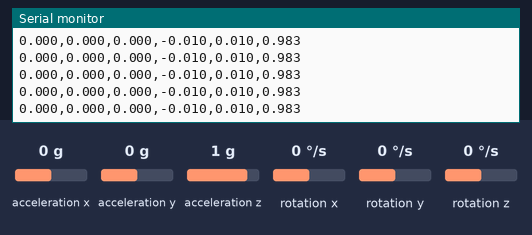
A sketch run on a simulated Arduino Uno, built with avr-gcc and run on an emulated ATmega328P. Shown: the last lines printed to the serial monitor. The test bench sets the inputs (shaded band); at power-on: acceleration x 0 g, acceleration y 0 g, acceleration z 1 g, rotation x 0 °/s, rotation y 0 °/s, rotation z 0 °/s.

Above: at 2.5 s.
2.6 s: acceleration x set to -1.4 g
At 2.81 s:
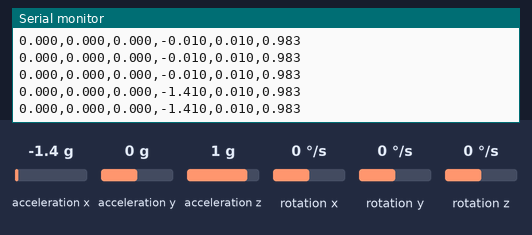
4.1 s: acceleration y set to -1.4 g
At 4.16 s:
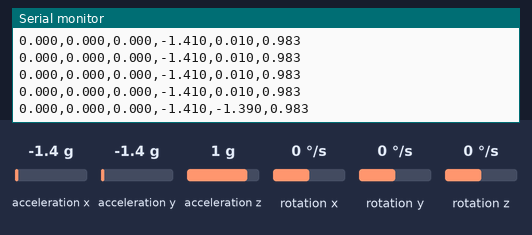
5.6 s: acceleration z set to -1.4 g
At 5.61 s:
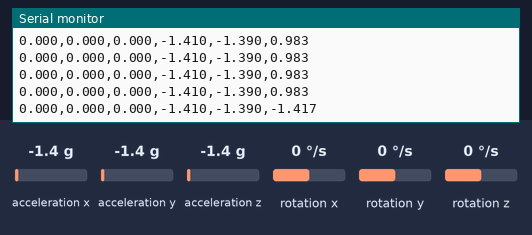
7.1 s: rotation x set to -192 °/s
At 7.17 s:
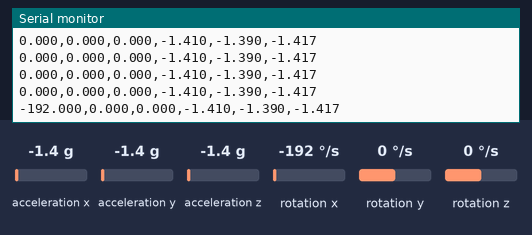
10.1 s: rotation y set to -192 °/s
At 10.18 s:
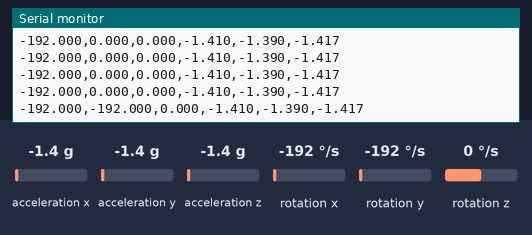
13.1 s: rotation x set to 0 °/s
At 13.19 s:
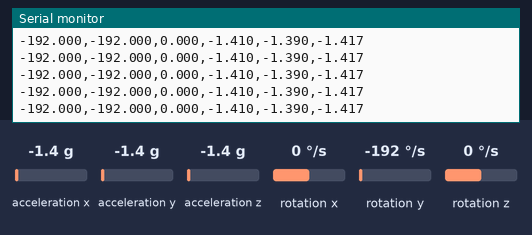

The sketch:

IMU_reading_test.ino
```cpp
#include <LSM6DS3.h>
#include <Wire.h>

//Create a instance of class LSM6DS3
LSM6DS3 myIMU(I2C_MODE, 0x6A);    //I2C device address 0x6A

int i;
float g = 9.81;

float gyro[3] = {0.0, 0.0, 0.0};
float gyro_bias[3] = {0.0, 0.0, 0.0};
float gyro_prev[3] = {0.0, 0.0, 0.0};


float acc[3] = {0.0, 0.0, 0.0};
float acc_prev[3] = {0.0, 0.0, 0.0};
float acc_bias[3] = {-0.01, +0.01, -0.017};

float acc_calib[6]={1.0, 1.0, 1.0, 0.0, 0.0, 0.0};
/*
void calibrate_acc()
{
  acc_calib[0] = (1.025 - 0.992) / (2);
  acc_calib[1] = (1.009 - 1.001) / (2);
  acc_calib[2] = (1.023 + 1.001) / (2);
  acc_calib[3] = (1 - ((1.025 - 0.992) /  1.025));
  acc_calib[4] = (1 - ((1.009 - 1.001) /  1.009));
  acc_calib[5] = (1 - ((1.023 + 1.001) /  1.023));

}
*/
void calibrate_gyro()
{
  float sumX = 0, sumY = 0, sumZ = 0;

  for (int i = 1; i < 2000; i++)
  {
    readgyro();
    sumX = sumX + myIMU.readFloatGyroX();
    sumY = sumY + myIMU.readFloatGyroY();
    sumZ = sumZ + myIMU.readFloatGyroZ();
  }

  gyro_bias[0] = sumX/2000.0;
  gyro_bias[1] = sumY/2000.0;
  gyro_bias[2] = sumZ/2000.0;
}


/*
void readgyro()
{
  for (i=0; i<3; ++i)
  {
    gyro_prev[i]=gyro[i];
  }
  gyro[0] = myIMU.readFloatGyroX()-0.67;
  gyro[1] = myIMU.readFloatGyroY()-1.135;
  gyro[2] = myIMU.readFloatGyroZ()+0.8;
}

void readacc()
{
  for (i=0; i<3; ++i)
  {
    acc_prev[i]=acc[i];
  }

  acc[0] = acc_calib[0] * myIMU.readFloatAccelX() + acc_calib[3];
  acc[1] = acc_calib[1] * myIMU.readFloatAccelY() + acc_calib[4];
  acc[2] = acc_calib[2] * myIMU.readFloatAccelZ() + acc_calib[5];
}
*/

void readgyro()
{
  for (i=0; i<3; ++i)
  {
    gyro_prev[i]=gyro[i];
  }
  gyro[0] = myIMU.readFloatGyroX() - gyro_bias[0];
  gyro[1] = myIMU.readFloatGyroY() - gyro_bias[1];
  gyro[2] = myIMU.readFloatGyroZ() - gyro_bias[2];
}

void readacc()
{
  for (i=0; i<3; ++i)
  {
    acc_prev[i]=acc[i];
  }

  acc[0] = myIMU.readFloatAccelX() + acc_bias[0];
  acc[1] = myIMU.readFloatAccelY() + acc_bias[1];
  acc[2] = myIMU.readFloatAccelZ() + acc_bias[2];
}


void setup() {
  // put your setup code here, to run once:
  Serial.begin(9600);
  while (!Serial);
  //Call .begin() to configure the IMUs
  if (myIMU.begin() != 0) {
    Serial.println("Device error");
  } else {
    calibrate_gyro();
    //calibrate_acc();
    Serial.println("aX,aY,aZ,gX,gY,gZ");
  }
}

void loop() {

    readgyro();
    readacc();

    Serial.print(gyro[0], 3);
    Serial.print(',');
    Serial.print(gyro[1], 3);
    Serial.print(',');
    Serial.print(gyro[2], 3);
    Serial.print(',');
    Serial.print(acc[0], 3);
    Serial.print(',');
    Serial.print(acc[1], 3);
    Serial.print(',');
    Serial.print(acc[2], 3);
    Serial.println();
    delay(100);

}
```

Measured:
- after the input at 2.6 s, the serial monitor: prints a new line after 0.10 s (image 1)
- after the input at 4.1 s, the serial monitor: prints a new line after 0.05 s (image 2)
- after the input at 5.6 s, the serial monitor: prints a new line at once (image 3)
- after the input at 7.1 s, the serial monitor: prints a new line after 0.06 s (image 4)
- after the input at 10.1 s, the serial monitor: prints a new line after 0.08 s (image 5)
